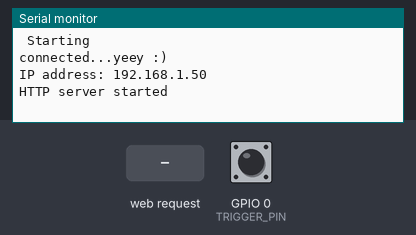
A sketch run on a simulated ESP32. On the bench: the last lines printed to the serial monitor. Inputs (shaded band) come from the test bench; at power-on: GPIO 0 (TRIGGER_PIN) HIGH. WiFi joins after 1.5 s; servers stay silent unless stated.

Above: at 2.3 s.
2.4 s: HTTP request GET /H received
At 3.3 s:
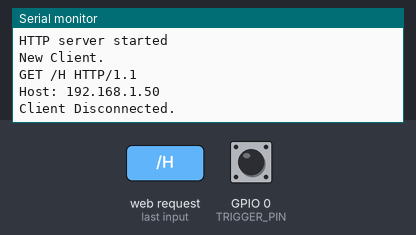
3.9 s: HTTP request GET /L received
At 4.5 s:
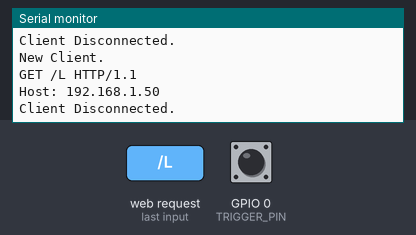

The sketch:

OnDemandWebApi.ino
```cpp
/**
   OnDemandConfigPortal.ino
   example of running the configPortal AP manually, independantly from the captiveportal
   trigger pin will start a configPortal AP for 120 seconds then turn it off.

*/
#include <WiFiManager.h> // https://github.com/tzapu/WiFiManager

// select which pin will trigger the configuration portal when set to LOW
#define TRIGGER_PIN 0

int timeout = 120; // seconds to run for

WiFiServer server(80);
const int led = 13;

int ApiIsReady = 0;

void setup() {
  WiFi.mode(WIFI_STA); // explicitly set mode, esp defaults to STA+AP
  // put your setup code here, to run once:
  Serial.begin(115200);
  Serial.println("\n Starting");
  pinMode(TRIGGER_PIN, INPUT_PULLUP);
}

void startApi() {
  WiFiManager wm;
  bool res;

  res = wm.autoConnect("AutoConnectAP", "password"); // password protected ap

  if (!res) {
    Serial.println("Failed to connect");
    // ESP.restart();
  }
  else {
    //if you get here you have connected to the WiFi
    Serial.println("connected...yeey :)");
  }

  Serial.print("IP address: ");
  Serial.println(WiFi.localIP());
  server.begin();
  Serial.println("HTTP server started");
  ApiIsReady = 1;


}

void loop() {
  // is configuration portal requested?
  if ( digitalRead(TRIGGER_PIN) == LOW) {
    WiFiManager wm;

    //reset settings - for testing
    //wm.resetSettings();

    // set configportal timeout
    wm.setConfigPortalTimeout(timeout);

    if (!wm.startConfigPortal("OnDemandAP")) {
      Serial.println("failed to connect and hit timeout");
      delay(3000);
      //reset and try again, or maybe put it to deep sleep
      ESP.restart();
      delay(5000);
    }

    //if you get here you have connected to the WiFi
    Serial.println("connected...yeey :)");

  }

  //Serial.println("Api is ready");
  // put your main code here, to run repeatedly:

  if (ApiIsReady == 0) {
    startApi();
  } else {


  WiFiClient client = server.available();

    if (client) {                             // if you get a client,
      Serial.println("New Client.");           // print a message out the serial port
      String currentLine = "";                // make a String to hold incoming data from the client
      while (client.connected()) {            // loop while the client's connected
        if (client.available()) {             // if there's bytes to read from the client,
          char c = client.read();             // read a byte, then
          Serial.write(c);                    // print it out the serial monitor
          if (c == '\n') {                    // if the byte is a newline character

            // if the current line is blank, you got two newline characters in a row.
            // that's the end of the client HTTP request, so send a response:
            if (currentLine.length() == 0) {
              // HTTP headers always start with a response code (e.g. HTTP/1.1 200 OK)
              // and a content-type so the client knows what's coming, then a blank line:
              client.println("HTTP/1.1 200 OK");
              client.println("Content-type:text/html");
              client.println();

              // the content of the HTTP response follows the header:
              client.print("Click <a href=\"/H\">here</a> to turn the LED on pin 5 on.<br>");
              client.print("Click <a href=\"/L\">here</a> to turn the LED on pin 5 off.<br>");

              // The HTTP response ends with another blank line:
              client.println();
              // break out of the while loop:
              break;
            } else {    // if you got a newline, then clear currentLine:
              currentLine = "";
            }
          } else if (c != '\r') {  // if you got anything else but a carriage return character,
            currentLine += c;      // add it to the end of the currentLine
          }

          // Check to see if the client request was "GET /H" or "GET /L":
          if (currentLine.endsWith("GET /H")) {
            digitalWrite(led, HIGH);               // GET /H turns the LED on
          }
          if (currentLine.endsWith("GET /L")) {
            digitalWrite(led, LOW);                // GET /L turns the LED off
          }
        }
      }
      // close the connection:
      client.stop();
      Serial.println("Client Disconnected.");
    }
  }
}
```

Measured:
- after the input at 2.4 s, the serial monitor: prints a new line at once (image 1)
- after the input at 3.9 s, the serial monitor: prints a new line at once (image 2)
